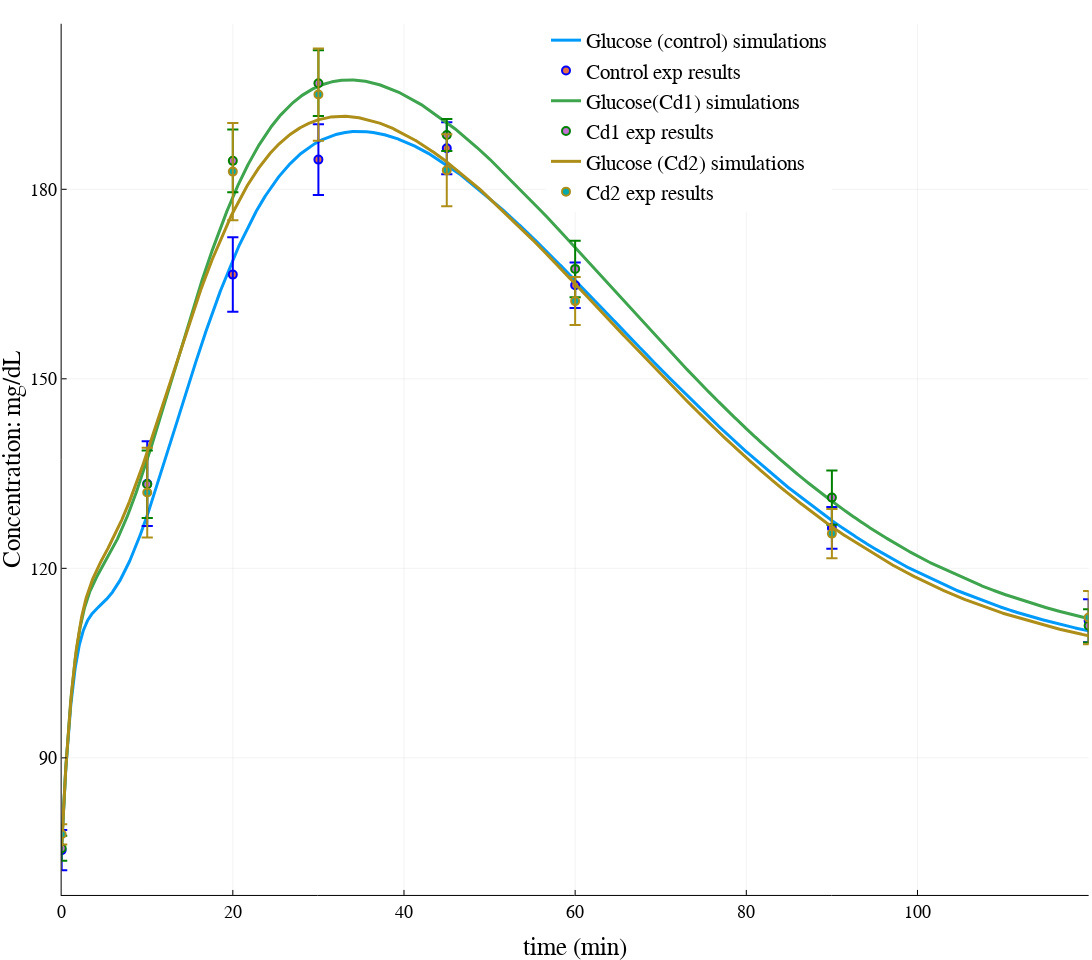

The code cell stored with this chart in its notebook:
### Code cell
# NEEDED MODULES -- This can take time at the first launch
# Code main be needed to run twice to plot correctly (shift-enter)
using DifferentialEquations
using Plots
using LaTeXStrings
# Load the backend (engine) for plotting based on javascript
plotlyjs()

function weighted_leastsquare(O,R,E)
    denom  = sum(O.^2)
    weights = 1. / (E.^2)
    return sqrt(sum(weights.*(O-R).^2)/denom)
end

function leastsquare(O,R)
    denom  = sum(O.^2)
    return sqrt(sum((O-R).^2)/denom)
end

# Saturation function to positive values 
# (concentrations are positive function)
# This is just used as a safety for the parameter search phase
@inline function sat(x)
    if x < 0.0
        return 0.0
    else
        x
    end
end

# Gaussian model of plasma Glucose appearance rate
function GlcGauss(t)
    σ = 35.0 # width
    μ = 30.0 # peak time
    dose = 4040 # total glucose dose (area under curve)
    return dose*1/(σ*sqrt(2*pi))*exp((-(t-μ)^2/(2*σ^2)))
end

# Parametric ODEs of te Glucose response model
# t : time
# u : variables
# p : parameters
# Here I call the guassian model of glucose input GlcGauss(t)
# And I saturate the variables to the positive cone
function f_param!(du,u,p,t)
 du[1] = -p[1]*(sat(u[1])-p[2])- p[10]*sat(u[2])*sat(u[1])+GlcGauss(t)
 du[2] = -p[3]*sat(u[2])+p[4]*(sat(u[3])-p[5])
 du[3] = -p[6]*sat(u[3])+p[7]*(sat(u[1])-p[8])*t + p[9]*u[4]
 du[4] = -p[9]*u[4]           
end   
  

# Initial conditions at 26j
u0 = [76.0,0.0,34.0,5950]
tspan = (0.0,120.0)


# #  A Parameter set from the MINMOD model as a reference
# #       p1  Gb    p2    p3     Ib  n   γ    h     |added parameters => |     p4    r
# p0 = [0.01,100.0,0.01,0.00001,8.0,0.1,0.01,100.0,                           0.07,1.0]

    

# Fitted parameter set to the control group at 26 Days ===> err: 0.00315
#         p1    Gb    p2     p3     Ib     n      γ      h     p4     r
 p0 = [0.01, 100.0, 0.61, 0.0245, 05.0, 09.44, 0.0110, 79.0, 0.0215,  1.0] 
###################################################
## Simulation of the Control experiment at 26Days    
prob_param = ODEProblem(f_param!,u0,tspan,p0)  
sctrl = solve(prob_param, alg_hints = [:stiff])
## Experimental results    
texp = [0,10,20,30,45,60,90,120]
glcexp = [75.4,133.4,166.5,184.7,186.5,164.8,126.4,111.7]
uppererror = [3.2,6.7,5.9,5.6,4.1,3.6,3.3,3.4]
lowererror = [3.2,6.7,5.9,5.6,4.1,3.6,3.3,3.4]
errs = [lowererror;uppererror]
res_tot = [sctrl(ti) for ti in texp]
res = [ri[1] for ri in res_tot]
## Computation of the weighted least square error and least square
wls_err_Ctrl = weighted_leastsquare(glcexp,res,uppererror)
print("CONTROL wls = ", wls_err_Ctrl, "\n")
ls_err_Ctrl = leastsquare(glcexp,res)    
## Generation of the figure and first plots 
plot(sctrl,vars=[(0,1)],label="Glucose (control) simulations")
scatter!(texp,glcexp,yerr = errs,marker = stroke(2, :blue),
       xlabel="time (min)", ylabel= "Concentration: mg/dL",
    label="Control exp results", legend=:top, markerstrokecolor = :auto)

    
    
# Parameters sets for the different hypothesis for the group CD1 at 26 Days
########################################################################    
# Control parameter set  ===>   err: 0.00972
#        p1    Gb     p2     p3    Ib     n       γ      h     p4      r
# p0 = [0.01, 100.0, 0.61, 0.0245, 05.0, 09.44, 0.0110, 79.0, 0.0215,  1.0] 
# hypothese 1.1: sensibility to interstitial insuline (r) ===> err : 0.00411
# p0 = [0.01, 100.0, 0.61, 0.0245, 05.0, 09.44, 0.0110, 79.0, 0.0215,  0.91] 
# hypothese 1.2: disponibility of insuline for X(t) (p3) ==> err: 0.004105
# p0 = [0.01, 100.0, 0.61, 0.0224, 05.0, 09.44, 0.0110, 79.0, 0.0215,  1.0] 
# hypothese 2: degradation  insuline (n) ==> err : 0.00395
 p0 = [0.01, 100.0, 0.61, 0.0245, 05.0, 9.93, 0.0110, 79.0, 0.0215,  1.0] 
# hypothese 3: interstitial insuline degradation (p2) ==> err : 0.00398
# p0 = [0.01, 100.0, 0.67, 0.0245, 05.0, 09.44, 0.0110, 79.0, 0.0215,  1.0] 
# hypothesis 4: γ (Insuline production acceleration) decreased  ==> err =  0.00762
# p0 = [0.01, 100.0, 0.61, 0.0245, 05.0, 09.44, 0.0100, 79.0, 0.0215,  1.0] 
# hypothesis 5:  change p4 (stored insuline release rate)  ==> err = 0.00638        
# p0 = [0.01, 100.0, 0.61, 0.0245, 05.0, 09.44, 0.0110, 79.0, 0.0200,  1.0] 
# hypothese 6: reponse Glucose threshold (h)  ==> err:  0.00819
# p0 = [0.01, 100.0, 0.61, 0.0245, 05.0, 09.44, 0.0110, 85.0, 0.0215,  1.0] 
########################################################################
# Simulation CD1 26 days    
prob_param = ODEProblem(f_param!,u0,tspan,p0)
scd1 = solve(prob_param, alg_hints = [:stiff])
# Experimental results    
glcexpCd1 = [75.7,133.3,184.5,196.8,188.6,167.4,131.2,110.9]
uppererror = [1.97,5.34,4.96,5.21,2.52,4.47,4.30,2.64]
lowererror = [1.97,5.34,4.96,5.21,2.52,4.47,4.30,2.64]
errs = [lowererror;uppererror]
res_tot = [scd1(ti) for ti in texp]
res = [ri[1] for ri in res_tot]
# Error computation    
wls_err_Cd1 = weighted_leastsquare(glcexpCd1,res,uppererror)
print("CD1 wls = ", wls_err_Cd1, "\n")
ls_err_Cd1 = leastsquare(glcexpCd1,res)
# Plotting    
plot!(scd1,vars=[(0,1)],label="Glucose(Cd1) simulations")
scatter!(texp,glcexpCd1,yerr = errs,marker = stroke(2, :green),
      xlabel="time (min)", ylabel= "Concentration: mg/dL",
      label="Cd1 exp results", legend=:top, markerstrokecolor = :auto)

    
# Parameters sets for the different hypothesis for the group CD2 at 26 Days
########################################################################    
# Control parameter set  ===>  err: 0.00600
#        p1    Gb     p2     p3    Ib     n       γ      h     p4      r
# p0 = [0.01, 100.0, 0.61, 0.0245, 05.0, 09.44, 0.0110, 79.0, 0.0215,  1.0]
# hypothese 1.1: sensibility to interstitial insuline (r) ==> err: 0.00444
# p0 = [0.01, 100.0, 0.61, 0.0245, 05.0, 09.44, 0.0110, 79.0, 0.0215,  0.93]
# hypothese 1.2: disponibility of insuline for X(t) (p3) ==> err : 0.00435
# p0 = [0.01, 100.0, 0.61, 0.0230, 05.0, 09.44, 0.0110, 79.0, 0.0215,  1.0]
# hypothese 2: degradation  insuline (n) ==> err : 0.00442
# p0 = [0.01, 100.0, 0.61, 0.0245, 05.0, 09.75, 0.0110, 79.0, 0.0215,  1.0]
# hypothese 3: interstitial insuline degradation (p2) ==> err: 0.00434
# p0 = [0.01, 100.0, 0.65, 0.0245, 05.0, 09.44, 0.0110, 79.0, 0.0215,  1.0]
# hypothesis 4: γ (Insuline production acceleration) decreased  ==> err =  0.00584
# p0 = [0.01, 100.0, 0.61, 0.0245, 05.0, 09.44, 0.0107, 79.0, 0.0215,  1.0] 
# hypothesis 5:  change p4 (stored insuline release rate)  ==> err = 0.00388
 p0 = [0.01, 100.0, 0.61, 0.0245, 05.0, 09.44, 0.0110, 79.0, 0.0201,  1.0] 
# hypothese 6: reponse Glucose threshold (h)  ==> err: 0.0058
# p0 = [0.01, 100.0, 0.61, 0.0245, 05.0, 09.44, 0.0110, 81.0, 0.0215,  1.0] 
##########################################################################
# Simulation Group CD2 26 days    
prob_param = ODEProblem(f_param!,u0,tspan,p0)
scd2 = solve(prob_param, alg_hints = [:stiff])
# Experimental results    
glcexpCd2 = [77.9,132,182.8,195,183,162.3,125.5,112.2]
uppererror = [1.6,7.1,7.7,7.3,5.7,3.8,3.9,4.2]
lowererror = [1.6,7.1,7.7,7.3,5.7,3.8,3.9,4.2]
errs = [lowererror;uppererror]
res_tot = [scd2(ti) for ti in texp]
res = [ri[1] for ri in res_tot]
# Error Computation    
wls_err_Cd2 = weighted_leastsquare(glcexpCd2,res,uppererror)
print("CD2 wls = ", wls_err_Cd2, "\n")
ls_err_Cd2 = leastsquare(glcexpCd2,res)
# Plotting    
plot!(scd2,vars=[(0,1)],label="Glucose (Cd2) simulations")
cur_colors = get_color_palette(:auto, plot_color(:white), 17)
scatter!(texp,glcexpCd2,yerr = errs,marker = stroke(2, cur_colors[5]),
       xlabel="time (min)", ylabel= "Concentration: mg/dL",
       label="Cd2 exp results", legend=:top, markerstrokecolor = :auto)
    
# Additionnal plot options    
plot!(size=(1280,960),legendfontsize=15, xtickfont=font(13), ytickfont=font(13), guidefont=font(18))
# savefig("OGTT_26.pdf")

### Figure 1 — Plotly figure (JSON) as saved in the notebook; plotly's stock layout.template omitted (floating-point values rounded to 4 significant figures; data arrays with more than 128 entries replaced by an {"elided": "..."} marker saying what was removed)
{"data": [{"colorbar": {"title": {"text": ""}}, "hoverinfo": "text", "legendgroup": "Glucose (control) simulations", "line": {"color": "rgba(0, 154, 250, 1.000)", "dash": "solid", "shape": "linear", "width": 3}, "mode": "lines", "name": "Glucose (control) simulations", "showlegend": true, "text": {"elided": "4530 null values"}, "type": "scatter", "x": {"elided": "4530 float values"}, "xaxis": "x", "y": {"elided": "4530 float values"}, "yaxis": "y", "zmax": 0.1, "zmin": -0.1}, {"colorbar": {"title": {"text": ""}}, "hoverinfo": "text", "legendgroup": "Control exp results", "marker": {"color": "rgba(227, 111, 71, 1.000)", "line": {"color": "rgba(0, 0, 255, 1.000)", "width": 2}, "size": 8, "symbol": "circle"}, "mode": "markers", "name": "Control exp results", "showlegend": true, "text": [null, null, null, null, null, null, null, null], "type": "scatter", "x": [0, 10, 20, 30, 45, 60, 90, 120], "xaxis": "x", "y": [75.4, 133.4, 166.5, 184.7, 186.5, 164.8, 126.4, 111.7], "yaxis": "y", "zmax": 0.1, "zmin": -0.1}, {"colorbar": {"title": {"text": ""}}, "hoverinfo": "text", "legendgroup": "", "line": {"color": "rgba(0, 0, 255, 1.000)", "dash": "solid", "shape": "linear", "width": 2}, "marker": {"color": "rgba(227, 111, 71, 1.000)", "line": {"color": "rgba(0, 0, 255, 1.000)", "width": 2}, "size": 8, "symbol": "line-ew"}, "mode": "lines+markers", "name": "", "showlegend": false, "text": [null, null], "type": "scatter", "x": [0, 0], "xaxis": "x", "y": [72.2, 78.6], "yaxis": "y", "zmax": 0.1, "zmin": -0.1}, {"colorbar": {"title": {"text": ""}}, "hoverinfo": "text", "legendgroup": "", "line": {"color": "rgba(0, 0, 255, 1.000)", "dash": "solid", "shape": "linear", "width": 2}, "marker": {"color": "rgba(227, 111, 71, 1.000)", "line": {"color": "rgba(0, 0, 255, 1.000)", "width": 2}, "size": 8, "symbol": "line-ew"}, "mode": "lines+markers", "name": "", "showlegend": false, "text": [null, null], "type": "scatter", "x": [10, 10], "xaxis": "x", "y": [126.7, 140.1], "yaxis": "y", "zmax": 0.1, "zmin": -0.1}, {"colorbar": {"title": {"text": ""}}, "hoverinfo": "text", "legendgroup": "", "line": {"color": "rgba(0, 0, 255, 1.000)", "dash": "solid", "shape": "linear", "width": 2}, "marker": {"color": "rgba(227, 111, 71, 1.000)", "line": {"color": "rgba(0, 0, 255, 1.000)", "width": 2}, "size": 8, "symbol": "line-ew"}, "mode": "lines+markers", "name": "", "showlegend": false, "text": [null, null], "type": "scatter", "x": [20, 20], "xaxis": "x", "y": [160.6, 172.4], "yaxis": "y", "zmax": 0.1, "zmin": -0.1}, {"colorbar": {"title": {"text": ""}}, "hoverinfo": "text", "legendgroup": "", "line": {"color": "rgba(0, 0, 255, 1.000)", "dash": "solid", "shape": "linear", "width": 2}, "marker": {"color": "rgba(227, 111, 71, 1.000)", "line": {"color": "rgba(0, 0, 255, 1.000)", "width": 2}, "size": 8, "symbol": "line-ew"}, "mode": "lines+markers", "name": "", "showlegend": false, "text": [null, null], "type": "scatter", "x": [30, 30], "xaxis": "x", "y": [179.1, 190.3], "yaxis": "y", "zmax": 0.1, "zmin": -0.1}, {"colorbar": {"title": {"text": ""}}, "hoverinfo": "text", "legendgroup": "", "line": {"color": "rgba(0, 0, 255, 1.000)", "dash": "solid", "shape": "linear", "width": 2}, "marker": {"color": "rgba(227, 111, 71, 1.000)", "line": {"color": "rgba(0, 0, 255, 1.000)", "width": 2}, "size": 8, "symbol": "line-ew"}, "mode": "lines+markers", "name": "", "showlegend": false, "text": [null, null], "type": "scatter", "x": [45, 45], "xaxis": "x", "y": [182.4, 190.6], "yaxis": "y", "zmax": 0.1, "zmin": -0.1}, {"colorbar": {"title": {"text": ""}}, "hoverinfo": "text", "legendgroup": "", "line": {"color": "rgba(0, 0, 255, 1.000)", "dash": "solid", "shape": "linear", "width": 2}, "marker": {"color": "rgba(227, 111, 71, 1.000)", "line": {"color": "rgba(0, 0, 255, 1.000)", "width": 2}, "size": 8, "symbol": "line-ew"}, "mode": "lines+markers", "name": "", "showlegend": false, "text": [null, null], "type": "scatter", "x": [60, 60], "xaxis": "x", "y": [161.2, 168.4], "yaxis": "y", "zmax": 0.1, "zmin": -0.1}, {"colorbar": {"title": {"text": ""}}, "hoverinfo": "text", "legendgroup": "", "line": {"color": "rgba(0, 0, 255, 1.000)", "dash": "solid", "shape": "linear", "width": 2}, "marker": {"color": "rgba(227, 111, 71, 1.000)", "line": {"color": "rgba(0, 0, 255, 1.000)", "width": 2}, "size": 8, "symbol": "line-ew"}, "mode": "lines+markers", "name": "", "showlegend": false, "text": [null, null], "type": "scatter", "x": [90, 90], "xaxis": "x", "y": [123.1, 129.7], "yaxis": "y", "zmax": 0.1, "zmin": -0.1}, {"colorbar": {"title": {"text": ""}}, "hoverinfo": "text", "legendgroup": "", "line": {"color": "rgba(0, 0, 255, 1.000)", "dash": "solid", "shape": "linear", "width": 2}, "marker": {"color": "rgba(227, 111, 71, 1.000)", "line": {"color": "rgba(0, 0, 255, 1.000)", "width": 2}, "size": 8, "symbol": "line-ew"}, "mode": "lines+markers", "name": "", "showlegend": false, "text": [null, null], "type": "scatter", "x": [120, 120], "xaxis": "x", "y": [108.3, 115.1], "yaxis": "y", "zmax": 0.1, "zmin": -0.1}, {"colorbar": {"title": {"text": ""}}, "hoverinfo": "text", "legendgroup": "Glucose(Cd1) simulations", "line": {"color": "rgba(62, 164, 78, 1.000)", "dash": "solid", "shape": "linear", "width": 3}, "mode": "lines", "name": "Glucose(Cd1) simulations", "showlegend": true, "text": {"elided": "4810 null values"}, "type": "scatter", "x": {"elided": "4810 float values"}, "xaxis": "x", "y": {"elided": "4810 float values"}, "yaxis": "y", "zmax": 0.1, "zmin": -0.1}, {"colorbar": {"title": {"text": ""}}, "hoverinfo": "text", "legendgroup": "Cd1 exp results", "marker": {"color": "rgba(195, 113, 210, 1.000)", "line": {"color": "rgba(0, 128, 0, 1.000)", "width": 2}, "size": 8, "symbol": "circle"}, "mode": "markers", "name": "Cd1 exp results", "showlegend": true, "text": [null, null, null, null, null, null, null, null], "type": "scatter", "x": [0, 10, 20, 30, 45, 60, 90, 120], "xaxis": "x", "y": [75.7, 133.3, 184.5, 196.8, 188.6, 167.4, 131.2, 110.9], "yaxis": "y", "zmax": 0.1, "zmin": -0.1}, {"colorbar": {"title": {"text": ""}}, "hoverinfo": "text", "legendgroup": "", "line": {"color": "rgba(0, 128, 0, 1.000)", "dash": "solid", "shape": "linear", "width": 2}, "marker": {"color": "rgba(195, 113, 210, 1.000)", "line": {"color": "rgba(0, 128, 0, 1.000)", "width": 2}, "size": 8, "symbol": "line-ew"}, "mode": "lines+markers", "name": "", "showlegend": false, "text": [null, null], "type": "scatter", "x": [0, 0], "xaxis": "x", "y": [73.73, 77.67], "yaxis": "y", "zmax": 0.1, "zmin": -0.1}, {"colorbar": {"title": {"text": ""}}, "hoverinfo": "text", "legendgroup": "", "line": {"color": "rgba(0, 128, 0, 1.000)", "dash": "solid", "shape": "linear", "width": 2}, "marker": {"color": "rgba(195, 113, 210, 1.000)", "line": {"color": "rgba(0, 128, 0, 1.000)", "width": 2}, "size": 8, "symbol": "line-ew"}, "mode": "lines+markers", "name": "", "showlegend": false, "text": [null, null], "type": "scatter", "x": [10, 10], "xaxis": "x", "y": [128.0, 138.6], "yaxis": "y", "zmax": 0.1, "zmin": -0.1}, {"colorbar": {"title": {"text": ""}}, "hoverinfo": "text", "legendgroup": "", "line": {"color": "rgba(0, 128, 0, 1.000)", "dash": "solid", "shape": "linear", "width": 2}, "marker": {"color": "rgba(195, 113, 210, 1.000)", "line": {"color": "rgba(0, 128, 0, 1.000)", "width": 2}, "size": 8, "symbol": "line-ew"}, "mode": "lines+markers", "name": "", "showlegend": false, "text": [null, null], "type": "scatter", "x": [20, 20], "xaxis": "x", "y": [179.5, 189.5], "yaxis": "y", "zmax": 0.1, "zmin": -0.1}, {"colorbar": {"title": {"text": ""}}, "hoverinfo": "text", "legendgroup": "", "line": {"color": "rgba(0, 128, 0, 1.000)", "dash": "solid", "shape": "linear", "width": 2}, "marker": {"color": "rgba(195, 113, 210, 1.000)", "line": {"color": "rgba(0, 128, 0, 1.000)", "width": 2}, "size": 8, "symbol": "line-ew"}, "mode": "lines+markers", "name": "", "showlegend": false, "text": [null, null], "type": "scatter", "x": [30, 30], "xaxis": "x", "y": [191.6, 202.0], "yaxis": "y", "zmax": 0.1, "zmin": -0.1}, {"colorbar": {"title": {"text": ""}}, "hoverinfo": "text", "legendgroup": "", "line": {"color": "rgba(0, 128, 0, 1.000)", "dash": "solid", "shape": "linear", "width": 2}, "marker": {"color": "rgba(195, 113, 210, 1.000)", "line": {"color": "rgba(0, 128, 0, 1.000)", "width": 2}, "size": 8, "symbol": "line-ew"}, "mode": "lines+markers", "name": "", "showlegend": false, "text": [null, null], "type": "scatter", "x": [45, 45], "xaxis": "x", "y": [186.1, 191.1], "yaxis": "y", "zmax": 0.1, "zmin": -0.1}, {"colorbar": {"title": {"text": ""}}, "hoverinfo": "text", "legendgroup": "", "line": {"color": "rgba(0, 128, 0, 1.000)", "dash": "solid", "shape": "linear", "width": 2}, "marker": {"color": "rgba(195, 113, 210, 1.000)", "line": {"color": "rgba(0, 128, 0, 1.000)", "width": 2}, "size": 8, "symbol": "line-ew"}, "mode": "lines+markers", "name": "", "showlegend": false, "text": [null, null], "type": "scatter", "x": [60, 60], "xaxis": "x", "y": [162.9, 171.9], "yaxis": "y", "zmax": 0.1, "zmin": -0.1}, {"colorbar": {"title": {"text": ""}}, "hoverinfo": "text", "legendgroup": "", "line": {"color": "rgba(0, 128, 0, 1.000)", "dash": "solid", "shape": "linear", "width": 2}, "marker": {"color": "rgba(195, 113, 210, 1.000)", "line": {"color": "rgba(0, 128, 0, 1.000)", "width": 2}, "size": 8, "symbol": "line-ew"}, "mode": "lines+markers", "name": "", "showlegend": false, "text": [null, null], "type": "scatter", "x": [90, 90], "xaxis": "x", "y": [126.9, 135.5], "yaxis": "y", "zmax": 0.1, "zmin": -0.1}, {"colorbar": {"title": {"text": ""}}, "hoverinfo": "text", "legendgroup": "", "line": {"color": "rgba(0, 128, 0, 1.000)", "dash": "solid", "shape": "linear", "width": 2}, "marker": {"color": "rgba(195, 113, 210, 1.000)", "line": {"color": "rgba(0, 128, 0, 1.000)", "width": 2}, "size": 8, "symbol": "line-ew"}, "mode": "lines+markers", "name": "", "showlegend": false, "text": [null, null], "type": "scatter", "x": [120, 120], "xaxis": "x", "y": [108.3, 113.5], "yaxis": "y", "zmax": 0.1, "zmin": -0.1}, {"colorbar": {"title": {"text": ""}}, "hoverinfo": "text", "legendgroup": "Glucose (Cd2) simulations", "line": {"color": "rgba(172, 142, 24, 1.000)", "dash": "solid", "shape": "linear", "width": 3}, "mode": "lines", "name": "Glucose (Cd2) simulations", "showlegend": true, "text": {"elided": "4970 null values"}, "type": "scatter", "x": {"elided": "4970 float values"}, "xaxis": "x", "y": {"elided": "4970 float values"}, "yaxis": "y", "zmax": 0.1, "zmin": -0.1}, {"colorbar": {"title": {"text": ""}}, "hoverinfo": "text", "legendgroup": "Cd2 exp results", "marker": {"color": "rgba(0, 170, 174, 1.000)", "line": {"color": "rgba(172, 142, 24, 1.000)", "width": 2}, "size": 8, "symbol": "circle"}, "mode": "markers", "name": "Cd2 exp results", "showlegend": true, "text": [null, null, null, null, null, null, null, null], "type": "scatter", "x": [0, 10, 20, 30, 45, 60, 90, 120], "xaxis": "x", "y": [77.9, 132, 182.8, 195, 183, 162.3, 125.5, 112.2], "yaxis": "y", "zmax": 0.1, "zmin": -0.1}, {"colorbar": {"title": {"text": ""}}, "hoverinfo": "text", "legendgroup": "", "line": {"color": "rgba(172, 142, 24, 1.000)", "dash": "solid", "shape": "linear", "width": 2}, "marker": {"color": "rgba(0, 170, 174, 1.000)", "line": {"color": "rgba(172, 142, 24, 1.000)", "width": 2}, "size": 8, "symbol": "line-ew"}, "mode": "lines+markers", "name": "", "showlegend": false, "text": [null, null], "type": "scatter", "x": [0, 0], "xaxis": "x", "y": [76.3, 79.5], "yaxis": "y", "zmax": 0.1, "zmin": -0.1}, {"colorbar": {"title": {"text": ""}}, "hoverinfo": "text", "legendgroup": "", "line": {"color": "rgba(172, 142, 24, 1.000)", "dash": "solid", "shape": "linear", "width": 2}, "marker": {"color": "rgba(0, 170, 174, 1.000)", "line": {"color": "rgba(172, 142, 24, 1.000)", "width": 2}, "size": 8, "symbol": "line-ew"}, "mode": "lines+markers", "name": "", "showlegend": false, "text": [null, null], "type": "scatter", "x": [10, 10], "xaxis": "x", "y": [124.9, 139.1], "yaxis": "y", "zmax": 0.1, "zmin": -0.1}, {"colorbar": {"title": {"text": ""}}, "hoverinfo": "text", "legendgroup": "", "line": {"color": "rgba(172, 142, 24, 1.000)", "dash": "solid", "shape": "linear", "width": 2}, "marker": {"color": "rgba(0, 170, 174, 1.000)", "line": {"color": "rgba(172, 142, 24, 1.000)", "width": 2}, "size": 8, "symbol": "line-ew"}, "mode": "lines+markers", "name": "", "showlegend": false, "text": [null, null], "type": "scatter", "x": [20, 20], "xaxis": "x", "y": [175.1, 190.5], "yaxis": "y", "zmax": 0.1, "zmin": -0.1}, {"colorbar": {"title": {"text": ""}}, "hoverinfo": "text", "legendgroup": "", "line": {"color": "rgba(172, 142, 24, 1.000)", "dash": "solid", "shape": "linear", "width": 2}, "marker": {"color": "rgba(0, 170, 174, 1.000)", "line": {"color": "rgba(172, 142, 24, 1.000)", "width": 2}, "size": 8, "symbol": "line-ew"}, "mode": "lines+markers", "name": "", "showlegend": false, "text": [null, null], "type": "scatter", "x": [30, 30], "xaxis": "x", "y": [187.7, 202.3], "yaxis": "y", "zmax": 0.1, "zmin": -0.1}, {"colorbar": {"title": {"text": ""}}, "hoverinfo": "text", "legendgroup": "", "line": {"color": "rgba(172, 142, 24, 1.000)", "dash": "solid", "shape": "linear", "width": 2}, "marker": {"color": "rgba(0, 170, 174, 1.000)", "line": {"color": "rgba(172, 142, 24, 1.000)", "width": 2}, "size": 8, "symbol": "line-ew"}, "mode": "lines+markers", "name": "", "showlegend": false, "text": [null, null], "type": "scatter", "x": [45, 45], "xaxis": "x", "y": [177.3, 188.7], "yaxis": "y", "zmax": 0.1, "zmin": -0.1}, {"colorbar": {"title": {"text": ""}}, "hoverinfo": "text", "legendgroup": "", "line": {"color": "rgba(172, 142, 24, 1.000)", "dash": "solid", "shape": "linear", "width": 2}, "marker": {"color": "rgba(0, 170, 174, 1.000)", "line": {"color": "rgba(172, 142, 24, 1.000)", "width": 2}, "size": 8, "symbol": "line-ew"}, "mode": "lines+markers", "name": "", "showlegend": false, "text": [null, null], "type": "scatter", "x": [60, 60], "xaxis": "x", "y": [158.5, 166.1], "yaxis": "y", "zmax": 0.1, "zmin": -0.1}, {"colorbar": {"title": {"text": ""}}, "hoverinfo": "text", "legendgroup": "", "line": {"color": "rgba(172, 142, 24, 1.000)", "dash": "solid", "shape": "linear", "width": 2}, "marker": {"color": "rgba(0, 170, 174, 1.000)", "line": {"color": "rgba(172, 142, 24, 1.000)", "width": 2}, "size": 8, "symbol": "line-ew"}, "mode": "lines+markers", "name": "", "showlegend": false, "text": [null, null], "type": "scatter", "x": [90, 90], "xaxis": "x", "y": [121.6, 129.4], "yaxis": "y", "zmax": 0.1, "zmin": -0.1}, {"colorbar": {"title": {"text": ""}}, "hoverinfo": "text", "legendgroup": "", "line": {"color": "rgba(172, 142, 24, 1.000)", "dash": "solid", "shape": "linear", "width": 2}, "marker": {"color": "rgba(0, 170, 174, 1.000)", "line": {"color": "rgba(172, 142, 24, 1.000)", "width": 2}, "size": 8, "symbol": "line-ew"}, "mode": "lines+markers", "name": "", "showlegend": false, "text": [null, null], "type": "scatter", "x": [120, 120], "xaxis": "x", "y": [108, 116.4], "yaxis": "y", "zmax": 0.1, "zmin": -0.1}], "layout": {"annotations": [], "height": 960, "legend": {"bgcolor": "rgba(255, 255, 255, 1.000)", "bordercolor": "rgba(0, 0, 0, 1)", "font": {"color": "rgba(0, 0, 0, 1)", "family": "sans-serif", "size": 21}, "tracegroupgap": 0, "x": 0.5, "y": 1}, "margin": {"b": 20, "l": 0, "r": 0, "t": 20}, "paper_bgcolor": "rgba(255, 255, 255, 1.000)", "plot_bgcolor": "rgba(255, 255, 255, 1.000)", "showlegend": true, "width": 1280, "xaxis": {"anchor": "y", "domain": [0.05646, 0.9969], "gridcolor": "rgba(0, 0, 0, 0.1)", "gridwidth": 0.5, "linecolor": "rgba(0, 0, 0, 1)", "mirror": false, "range": [0, 120], "showgrid": true, "showline": true, "showticklabels": true, "tickangle": 0, "tickcolor": "rgb(0, 0, 0)", "tickfont": {"color": "rgba(0, 0, 0, 1)", "family": "sans-serif", "size": 18}, "tickmode": "array", "ticks": "inside", "ticktext": ["0", "20", "40", "60", "80", "100", "120"], "tickvals": [0, 20, 40, 60, 80, 100, 120], "title": {"font": {"color": "rgba(0, 0, 0, 1)", "family": "sans-serif", "size": 25}, "text": "time (min)"}, "type": "linear", "visible": true, "zeroline": false, "zerolinecolor": "rgba(0, 0, 0, 1)"}, "yaxis": {"anchor": "x", "domain": [0.04895, 0.9959], "gridcolor": "rgba(0, 0, 0, 0.1)", "gridwidth": 0.5, "linecolor": "rgba(0, 0, 0, 1)", "mirror": false, "range": [68.3, 206.2], "showgrid": true, "showline": true, "showticklabels": true, "tickangle": 0, "tickcolor": "rgb(0, 0, 0)", "tickfont": {"color": "rgba(0, 0, 0, 1)", "family": "sans-serif", "size": 18}, "tickmode": "array", "ticks": "inside", "ticktext": ["90", "120", "150", "180"], "tickvals": [90, 120, 150, 180], "title": {"font": {"color": "rgba(0, 0, 0, 1)", "family": "sans-serif", "size": 25}, "text": "Concentration: mg/dL"}, "type": "linear", "visible": true, "zeroline": false, "zerolinecolor": "rgba(0, 0, 0, 1)"}}}
